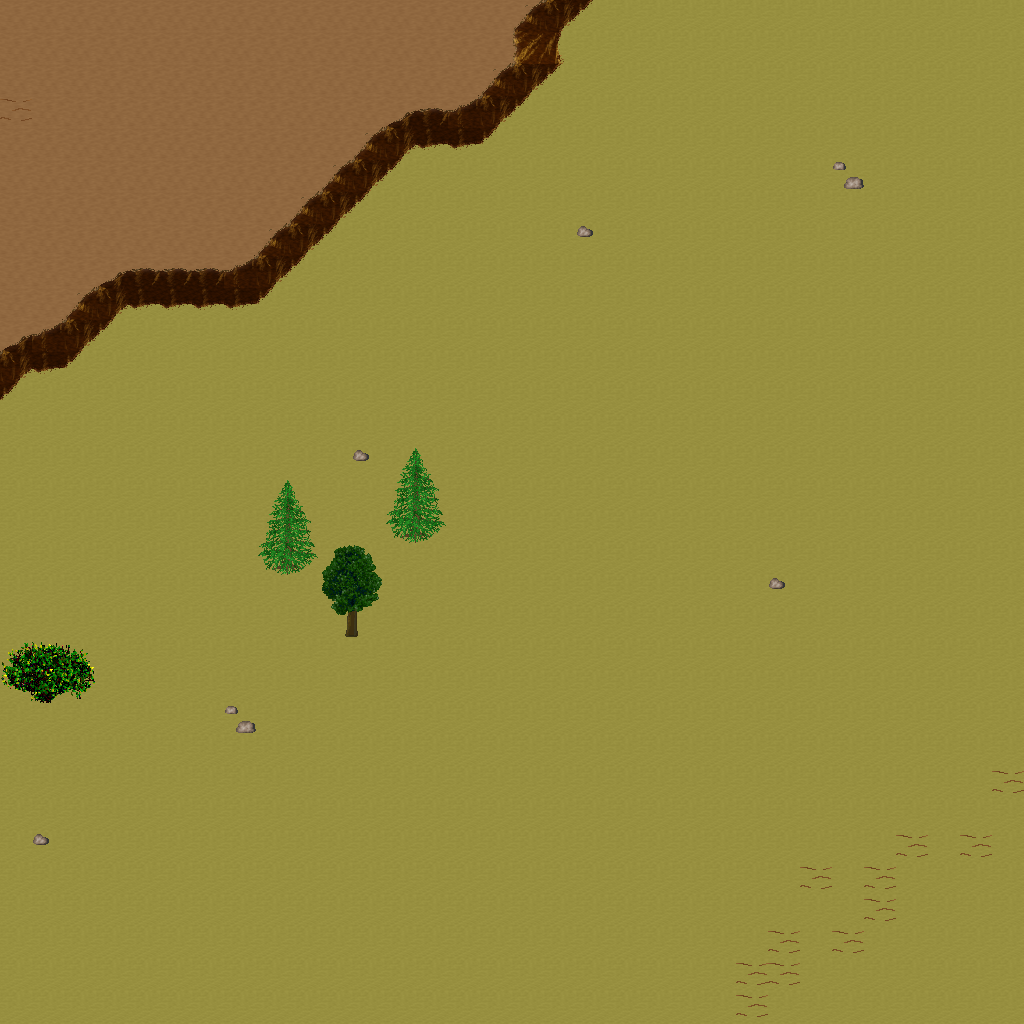

A level layout from a 2D game, rendered from its tile map. Below: a short description, then the map file with tile-grid data replaced by summaries:
An orthogonal 32x32 tile map with 32x32 px tiles, 5 tile layers (Ground, Objects, Objects2, Above, ...), 1 hidden layer not drawn, 23 tilesets.

<map version="1.10" tiledversion="1.11.0" orientation="orthogonal" renderorder="right-down" width="32" height="32" tilewidth="32" tileheight="32" infinite="0" nextlayerid="11" nextobjectid="1">
 <tileset firstgid="1" name="ground_ground" tilewidth="32" tileheight="32" tilecount="33" columns="3">
  <image source="../drawable/ground_ground.png" width="96" height="352" />
 </tileset>
 <tileset firstgid="34" name="ground_water_pool" tilewidth="32" tileheight="32" tilecount="72" columns="3">
  <image source="../drawable/ground_water_pool.png" width="96" height="768" />
 </tileset>
 <tileset firstgid="106" name="ground_ridge_earth_dark" tilewidth="32" tileheight="32" tilecount="96" columns="12">
  <image source="../drawable/ground_ridge_earth_dark.png" width="384" height="256" />
 </tileset>
 <tileset firstgid="202" name="ground_ridge_earth_pale" tilewidth="32" tileheight="32" tilecount="96" columns="12">
  <image source="../drawable/ground_ridge_earth_pale.png" width="384" height="256" />
 </tileset>
 <tileset firstgid="298" name="ground_grass_edges" tilewidth="32" tileheight="32" tilecount="36" columns="12">
  <image source="../drawable/ground_grass_edges.png" width="384" height="96" />
 </tileset>
 <tileset firstgid="334" name="ground_grass_corners" tilewidth="32" tileheight="32" tilecount="24" columns="6">
  <image source="../drawable/ground_grass_corners.png" width="192" height="128" />
 </tileset>
 <tileset firstgid="358" name="ground_earth_edges" tilewidth="32" tileheight="32" tilecount="18" columns="6">
  <image source="../drawable/ground_earth_edges.png" width="192" height="96" />
 </tileset>
 <tileset firstgid="376" name="ground_rock_pebbles" tilewidth="32" tileheight="32" tilecount="3" columns="1">
  <image source="../drawable/ground_rock_pebbles.png" width="32" height="96" />
 </tileset>
 <tileset firstgid="379" name="ground_ladder_steps" tilewidth="32" tileheight="32" tilecount="6" columns="3">
  <image source="../drawable/ground_ladder_steps.png" width="96" height="64" />
 </tileset>
 <tileset firstgid="385" name="plant_grasses" tilewidth="32" tileheight="32" tilecount="6" columns="3">
  <image source="../drawable/plant_grasses.png" width="96" height="64" />
 </tileset>
 <tileset firstgid="391" name="plant_flower_daisy_red" tilewidth="32" tileheight="32" tilecount="8" columns="2">
  <image source="../drawable/plant_flower_daisy_red.png" width="64" height="128" />
 </tileset>
 <tileset firstgid="399" name="plant_flower_daisy_yellow" tilewidth="32" tileheight="32" tilecount="8" columns="2">
  <image source="../drawable/plant_flower_daisy_yellow.png" width="64" height="128" />
 </tileset>
 <tileset firstgid="407" name="plant_flower_daisy_blue" tilewidth="32" tileheight="32" tilecount="8" columns="2">
  <image source="../drawable/plant_flower_daisy_blue.png" width="64" height="128" />
 </tileset>
 <tileset firstgid="415" name="item_corpse_huge_animal" tilewidth="32" tileheight="32" tilecount="16" columns="2">
  <image source="../drawable/item_corpse_huge_animal.png" width="64" height="256" />
 </tileset>
 <tileset firstgid="431" name="item_pot_dark_barrel" tilewidth="32" tileheight="32" tilecount="2" columns="1">
  <image source="../drawable/item_pot_dark_barrel.png" width="32" height="64" />
 </tileset>
 <tileset firstgid="433" name="item_statue_green_stone" tilewidth="32" tileheight="32" tilecount="12" columns="4">
  <image source="../drawable/item_statue_green_stone.png" width="128" height="96" />
 </tileset>
 <tileset firstgid="445" name="logic_creature_orc" tilewidth="32" tileheight="32" tilecount="6" columns="6">
  <image source="../drawable/logic_creature_orc.png" width="192" height="32" />
 </tileset>
 <tileset firstgid="451" name="logic_creature_animal" tilewidth="32" tileheight="32" tilecount="32" columns="8">
  <image source="../drawable/logic_creature_animal.png" width="256" height="128" />
 </tileset>
 <tileset firstgid="483" name="logic_portal" tilewidth="32" tileheight="32" tilecount="24" columns="8">
  <image source="../drawable/logic_portal.png" width="256" height="96" />
 </tileset>
 <tileset firstgid="507" name="logic_collision" tilewidth="32" tileheight="32" tilecount="1" columns="1">
  <image source="../drawable/logic_collision.png" width="32" height="32" />
 </tileset>
 <tileset firstgid="508" name="plant_tree_spruce" tilewidth="32" tileheight="32" tilecount="6" columns="2">
  <image source="../drawable/plant_tree_spruce.png" width="64" height="96" />
 </tileset>
 <tileset firstgid="514" name="plant_tree_taller_trees" tilewidth="32" tileheight="32" tilecount="32" columns="8">
  <image source="../drawable/plant_tree_taller_trees.png" width="256" height="128" />
 </tileset>
 <tileset firstgid="546" name="plant_bush_bush_mult_colored" tilewidth="32" tileheight="32" tilecount="6" columns="3">
  <image source="../drawable/plant_bush_bush_mult_colored.png" width="96" height="64" />
 </tileset>
 <layer id="1" name="Ground" width="32" height="32">
  <data>[1024 cells, 1024 non-empty, 2 distinct tile ids]</data>
 </layer>
 <layer id="2" name="Objects" width="32" height="32">
  <data>[1024 cells, 83 non-empty, 20 distinct tile ids]</data>
 </layer>
 <layer id="3" name="Objects2" width="32" height="32">
  <data>[1024 cells, 1 non-empty, 1 distinct tile ids]</data>
 </layer>
 <layer id="4" name="Above" width="32" height="32">
  <data>[1024 cells, 15 non-empty, 11 distinct tile ids]</data>
 </layer>
 <layer id="5" name="Above2" width="32" height="32">
  <data>[1024 cells, 0 non-empty, 0 distinct tile ids]</data>
 </layer>
 <layer id="6" name="Walkable" width="32" height="32" visible="0">
  <data>[1024 cells, 46 non-empty, 1 distinct tile ids]</data>
 </layer>
 <objectgroup id="7" name="Mapevents" />
 <objectgroup id="8" name="Spawn" />
 <objectgroup id="9" name="Keys" />
 <objectgroup id="10" name="Replace" />
</map>
